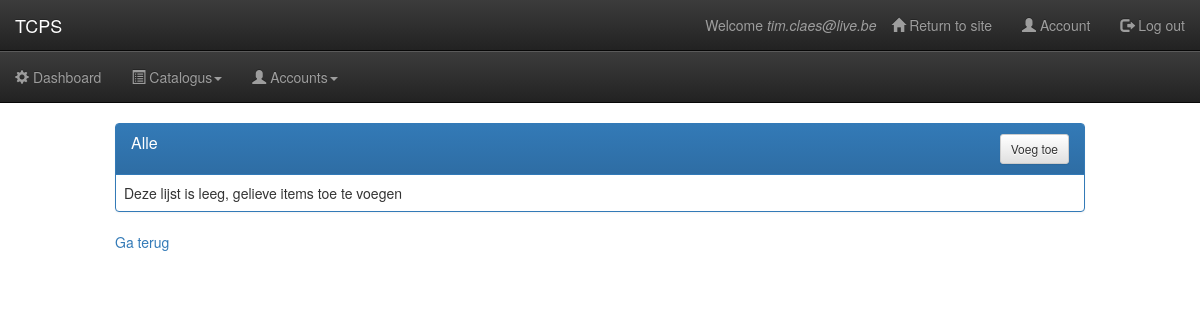
Page /products/dashboard/categorie/list/ (signed in) on the earlier database version.
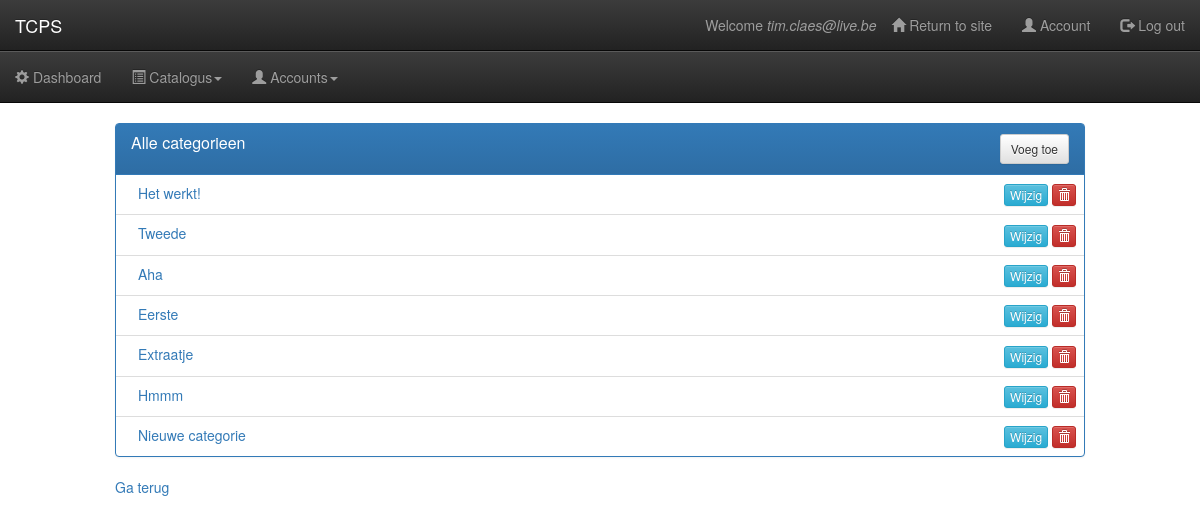
Same page on the later database version.
### catalogue/models.py (models this page shows)
class MetaOptionsMixin(object):
 	def get_verbose_name(self):
 		return self._meta.verbose_name
  	def get_verbose_name_plural(self):
 		return self._meta.verbose_name_plural
	def get_class_name(self):
		return self._meta.object_name

class Category(MetaOptionsMixin, models.Model):
	name = models.CharField(_('Naam'), max_length=255, unique=True)
	image = models.ImageField(_('Afbeelding'), upload_to='categories', blank=True, null=True, max_length=255)
	slug = models.SlugField(_('Slug'), unique=True, max_length=255)
	class Meta:
		app_label = 'catalogue'
		ordering = ['name']
		verbose_name = _('categorie')
		verbose_name_plural = _('categorieen')
	def __unicode__(self):
		return self.name
	def __str__(self):
		return self.name
	def get_absolute_url(self):
		return '/dashboard/'

### catalogue/views.py (the view)
class CategoryListView(ListView):
	print 'category list view'
	model = Category
	context_object_name = 'item_list'
	template_name = 'category_list.html'
	def get_queryset(self):
		print 'test'
		return Category.objects.all()
	def get_context_data(self, **kwargs):
		ctx = super(CategoryListView, self).get_context_data(**kwargs)
		ctx['modelname'] = 'categorie'
		return ctx

### catalogue/templates/category_list.html (shortened to what this page needs)
{% extends 'dashboard_layout.html' %}
{% load staticfiles crispy_forms_tags %}
{% block content %}
<div class="container-fluid">
	<div class="row">
		<div class="col-md-10 col-md-offset-1">
			<div class="panel panel-primary">
				<div class="panel-heading clearfix">
					<h5 class="panel-title pull-left">Alle {{ item_list.0.get_verbose_name_plural }}</h5>
					<div class="pull-right">
                        <a href="/products/dashboard/{{ modelname | lower }}/new/" class="btn btn-default btn-sm">Voeg toe</a>
                	</div>
				</div>
                <table class="table table-hover">
                    <tbody>
                    	{% for item in item_list %}
                        <tr>
                            <td>
                                &emsp;<a href="#">{{ item.name | capfirst }}</a>
                            </td>
                            <td class="text-right text-nowrap">
                            	<a class="btn btn-info btn-xs" href="/products/dashboard/{{ modelname }}/update/{{ item.slug }}" role="button">Wijzig</a>
                            	<a id="item-{{ item.slug }}" class="btn btn-danger btn-xs modalDelete" data-toggle="modal" role="button" data-target="#myModaal">
                            		<span class="glyphicon glyphicon-trash"></span>
                        		</a>
                            </td>
                        </tr>
                        {% empty %}
                        	<tr>
                        		<td>
                        			Deze lijst is leeg, gelieve items toe te voegen
                        		</td>
                        	</tr>
                    	{% endfor %}
                    </tbody>
                </table>
			</div>
		</div>
	</div>
	<div class="row">
		<div class="col-md-10 col-md-offset-1">
			<a href="{{request.META.HTTP_REFERER}}">Ga terug</a>
		</div>
	</div>
</div>
{% endblock content %}

### catalogue/templates/dashboard_layout.html (shortened to what this page needs)
{% extends 'base.html' %}
{% load staticfiles i18n widget_tweaks %}
{% block extra_css %}
    <link rel="stylesheet" href="{% static 'css/dashboardstyle.css' %}">
{% endblock extra_css %}
{% block navbar %}
    <nav class="navbar navbar-static-top navbar-inverse navbar-accounts">
        <div class="container-fluid">
            <div class="navbar-header">
                <span class="navbar-brand">TCPS</span>
            </div>
            <div class="collapse navbar-collapse nav-accounts">
                <ul class="nav navbar-nav navbar-right">
                    <li id="welcome"><span>{% trans "Welcome" %} <em>{{ user.get_full_name|default:request.user.email }}</em></span></li>
                    <li><a href="{{ homepage_url }}"><i class="glyphicon glyphicon-home"></i> {% trans "Return to site" %}</a></li>
                    <li><a href="url 'customer:summary' "><i class="glyphicon glyphicon-user"></i> {% trans "Account" %}</a></li>
                    <li><a href=" url 'customer:logout' %}"><i class="glyphicon glyphicon-log-out"></i> {% trans "Log out" %}</a></li>
                </ul>
            </div>
        </div>
    </nav>
    <nav class="navbar navbar-static-top navbar-inverse main-navigation">
        <div class="collapse navbar-collapse nav-primary">
            <ul class="nav navbar-nav">
                <li>
                    <a href="/dashboard/">
                        <span class="glyphicon glyphicon-cog" aria-hidden="true"></span> Dashboard
                    </a>
                </li>
                <li class="dropdown">
                    <a href="#" class="dropdown-toggle" data-toggle="dropdown" role-"button" aria-expanded="false">
                        <span class="glyphicon glyphicon-list-alt " aria-hidden="true"></span> Catalogus<b class="caret"></b>
                    </a>
                </li>
                <li class="dropdown">
                    <a href="#" class="dropdown-toggle" data-toggle="dropdown" role-"button" aria-expanded="false">
                        <span class="glyphicon glyphicon-user" aria-hidden="true"></span> Accounts<b class="caret"></b>
                    </a>
                </li>
            </ul>
        </div>
    </nav>
{% endblock navbar %}

### catalogue/templates/base.html (shortened to what this page needs)
<!DOCTYPE html>
{% load staticfiles i18n %}
<html>
<head>
    <link rel="stylesheet" href="https://cdnjs.cloudflare.com/ajax/libs/twitter-bootstrap/3.3.4/css/bootstrap.min.css">
    <link rel="stylesheet" href="https://cdnjs.cloudflare.com/ajax/libs/twitter-bootstrap/3.3.4/css/bootstrap-theme.min.css">
    {% block extra_css %}{% endblock extra_css %}
</head>
<body>
	{% block navbar %}{% endblock navbar %}
	{% block content %}{% endblock content %}
</body>
</html>

### catalogue/static/css/dashboardstyle.css (style rules this page uses)
.navbar-accounts { margin-bottom: 0px; }
.main-navigation { border-top: 1px solid #5B5B5B; }
#welcome { height: 50px; padding-top: 15px; color: #9d9d9d; }

Differences in the rows shown:
added Category: item_list "categorieen", name "Het werkt!"
added Category: name "Tweede"
added Category: name "Aha"
added Category: name "Eerste"
added Category: name "Extraatje"
added Category: name "Hmmm"
added Category: name "Nieuwe categorie"
Other differences:
text no longer shown: "Deze lijst is leeg, gelieve items toe te voegen"
